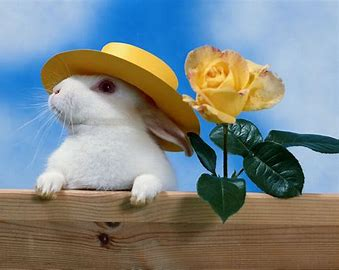
#> input picture 1.jpg, 339 x 270 px
$ jupyter execute 'Task 4.3-checkpoint.ipynb'
#> lines starting #> are read from the running program, lines starting #| are printed output that depends on the picture
[cell 1]
import cv2
import numpy as np

[cell 2]
photo1=cv2.imread("1.jpg")
#> photo1 is the input picture: shape (270, 339, 3); mean B, G, R 134.9, 134.2, 125.2

[cell 3]
photo1.shape
#> Out = (270, 339, 3)

[cell 4]
cv2.imshow('image 1',photo1)
cv2.waitKey()
cv2.destroyAllWindows()

[cell 5]
photo2=cv2.imread("3.jpg")
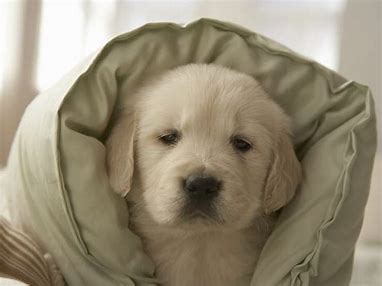
#> input picture 3.jpg, 382 x 286 px
#> photo2 is the input picture: shape (286, 382, 3); mean B, G, R 117.7, 139.6, 149.3

[cell 6]
cv2.imshow('image 2',photo2)
cv2.waitKey()
cv2.destroyAllWindows()

[cell 7]
photo2.shape
#> Out = (286, 382, 3)

[cell 8]
photo2=photo2[0:270,0:339]
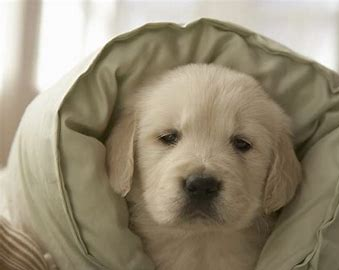
#> photo2: shape (270, 339, 3); mean B, G, R 119.3, 141.4, 151.4

[cell 9]
photo3=np.append(photo1,photo2,axis=1)
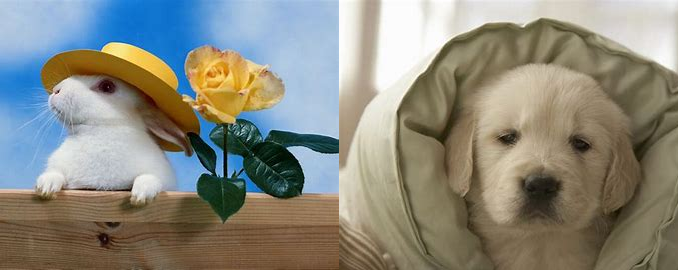
#> photo3: shape (270, 678, 3); mean B, G, R 127.1, 137.8, 138.3
